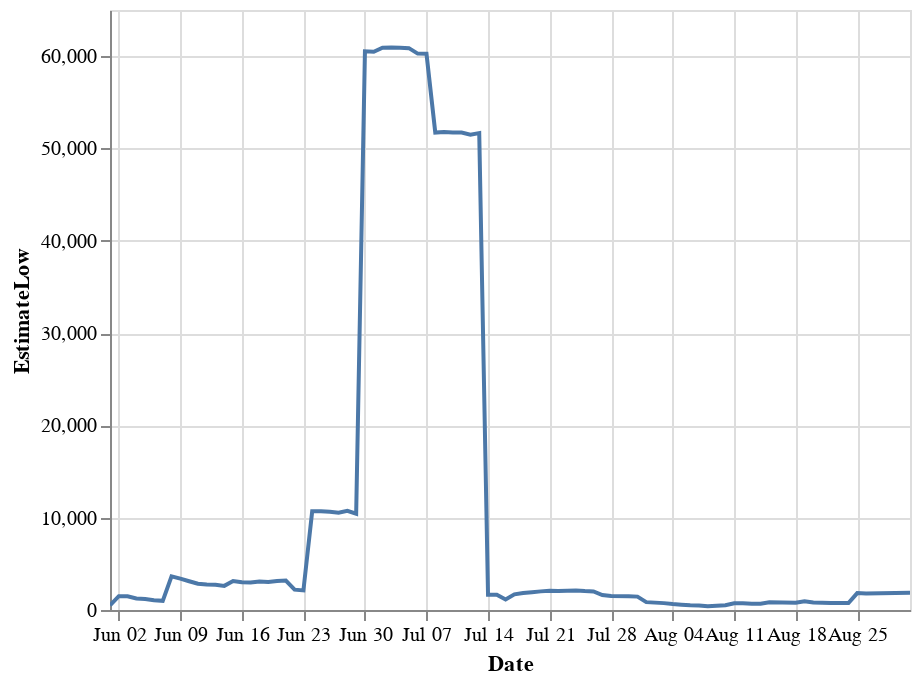

Describe this chart as a Vega-Lite specification.
### Vega-Lite specification from a JSON file in a GitHub repository (floating-point values rounded to 4 significant figures)
{"config": {"view": {"continuousWidth": 400, "continuousHeight": 300}}, "data": {"name": "data-fc2d2eb09523003633bb5bf8fb000523"}, "mark": "line", "encoding": {"tooltip": [{"type": "temporal", "field": "Date"}, {"type": "quantitative", "field": "EstimateLow"}], "x": {"type": "temporal", "field": "Date"}, "y": {"type": "quantitative", "field": "EstimateLow"}}, "selection": {"selector007": {"type": "interval", "bind": "scales", "encodings": ["x", "y"]}}, "$schema": "https://vega.github.io/schema/vega-lite/v4.8.1.json", "datasets": {"data-fc2d2eb09523003633bb5bf8fb000523": [{"Date": "2019-06-01T00:00:00", "EstimateLow": 514.0}, {"Date": "2019-06-02T00:00:00", "EstimateLow": 1500.0}, {"Date": "2019-06-03T00:00:00", "EstimateLow": 1490.0}, {"Date": "2019-06-04T00:00:00", "EstimateLow": 1244.0}, {"Date": "2019-06-05T00:00:00", "EstimateLow": 1184.0}, {"Date": "2019-06-06T00:00:00", "EstimateLow": 1057.0}, {"Date": "2019-06-07T00:00:00", "EstimateLow": 991.9}, {"Date": "2019-06-08T00:00:00", "EstimateLow": 3649.0}, {"Date": "2019-06-09T00:00:00", "EstimateLow": 3402.0}, {"Date": "2019-06-10T00:00:00", "EstimateLow": 3117.0}, {"Date": "2019-06-11T00:00:00", "EstimateLow": 2854.0}, {"Date": "2019-06-12T00:00:00", "EstimateLow": 2760.0}, {"Date": "2019-06-13T00:00:00", "EstimateLow": 2735.0}, {"Date": "2019-06-14T00:00:00", "EstimateLow": 2614.0}, {"Date": "2019-06-15T00:00:00", "EstimateLow": 3142.0}, {"Date": "2019-06-16T00:00:00", "EstimateLow": 2997.0}, {"Date": "2019-06-17T00:00:00", "EstimateLow": 2971.0}, {"Date": "2019-06-18T00:00:00", "EstimateLow": 3093.0}, {"Date": "2019-06-19T00:00:00", "EstimateLow": 3045.0}, {"Date": "2019-06-20T00:00:00", "EstimateLow": 3154.0}, {"Date": "2019-06-21T00:00:00", "EstimateLow": 3197.0}, {"Date": "2019-06-22T00:00:00", "EstimateLow": 2208.0}, {"Date": "2019-06-23T00:00:00", "EstimateLow": 2119.0}, {"Date": "2019-06-24T00:00:00", "EstimateLow": 10690.0}, {"Date": "2019-06-25T00:00:00", "EstimateLow": 10710.0}, {"Date": "2019-06-26T00:00:00", "EstimateLow": 10630.0}, {"Date": "2019-06-27T00:00:00", "EstimateLow": 10530.0}, {"Date": "2019-06-28T00:00:00", "EstimateLow": 10750.0}, {"Date": "2019-06-29T00:00:00", "EstimateLow": 10430.0}, {"Date": "2019-06-30T00:00:00", "EstimateLow": 60520.0}, {"Date": "2019-07-01T00:00:00", "EstimateLow": 60480.0}, {"Date": "2019-07-02T00:00:00", "EstimateLow": 60920.0}, {"Date": "2019-07-03T00:00:00", "EstimateLow": 60950.0}, {"Date": "2019-07-04T00:00:00", "EstimateLow": 60920.0}, {"Date": "2019-07-05T00:00:00", "EstimateLow": 60870.0}, {"Date": "2019-07-06T00:00:00", "EstimateLow": 60280.0}, {"Date": "2019-07-07T00:00:00", "EstimateLow": 60270.0}, {"Date": "2019-07-08T00:00:00", "EstimateLow": 51720.0}, {"Date": "2019-07-09T00:00:00", "EstimateLow": 51770.0}, {"Date": "2019-07-10T00:00:00", "EstimateLow": 51720.0}, {"Date": "2019-07-11T00:00:00", "EstimateLow": 51730.0}, {"Date": "2019-07-12T00:00:00", "EstimateLow": 51480.0}, {"Date": "2019-07-13T00:00:00", "EstimateLow": 51660.0}, {"Date": "2019-07-14T00:00:00", "EstimateLow": 1653.0}, {"Date": "2019-07-15T00:00:00", "EstimateLow": 1658.0}, {"Date": "2019-07-16T00:00:00", "EstimateLow": 1140.0}, {"Date": "2019-07-17T00:00:00", "EstimateLow": 1697.0}, {"Date": "2019-07-18T00:00:00", "EstimateLow": 1835.0}, {"Date": "2019-07-19T00:00:00", "EstimateLow": 1916.0}, {"Date": "2019-07-20T00:00:00", "EstimateLow": 2017.0}, {"Date": "2019-07-21T00:00:00", "EstimateLow": 2089.0}, {"Date": "2019-07-22T00:00:00", "EstimateLow": 2048.0}, {"Date": "2019-07-23T00:00:00", "EstimateLow": 2096.0}, {"Date": "2019-07-24T00:00:00", "EstimateLow": 2125.0}, {"Date": "2019-07-25T00:00:00", "EstimateLow": 2047.0}, {"Date": "2019-07-26T00:00:00", "EstimateLow": 2012.0}, {"Date": "2019-07-27T00:00:00", "EstimateLow": 1623.0}, {"Date": "2019-07-28T00:00:00", "EstimateLow": 1520.0}, {"Date": "2019-07-30T00:00:00", "EstimateLow": 1488.0}, {"Date": "2019-07-31T00:00:00", "EstimateLow": 1449.0}, {"Date": "2019-08-01T00:00:00", "EstimateLow": 850.7}, {"Date": "2019-08-03T00:00:00", "EstimateLow": 744.9}, {"Date": "2019-08-04T00:00:00", "EstimateLow": 643.6}, {"Date": "2019-08-05T00:00:00", "EstimateLow": 571.8}, {"Date": "2019-08-06T00:00:00", "EstimateLow": 501.9}, {"Date": "2019-08-07T00:00:00", "EstimateLow": 481.6}, {"Date": "2019-08-08T00:00:00", "EstimateLow": 396.0}, {"Date": "2019-08-10T00:00:00", "EstimateLow": 510.1}, {"Date": "2019-08-11T00:00:00", "EstimateLow": 725.8}, {"Date": "2019-08-12T00:00:00", "EstimateLow": 720.1}, {"Date": "2019-08-13T00:00:00", "EstimateLow": 689.9}, {"Date": "2019-08-14T00:00:00", "EstimateLow": 689.9}, {"Date": "2019-08-15T00:00:00", "EstimateLow": 831.0}, {"Date": "2019-08-18T00:00:00", "EstimateLow": 789.4}, {"Date": "2019-08-19T00:00:00", "EstimateLow": 934.9}, {"Date": "2019-08-20T00:00:00", "EstimateLow": 802.0}, {"Date": "2019-08-21T00:00:00", "EstimateLow": 791.6}, {"Date": "2019-08-22T00:00:00", "EstimateLow": 753.8}, {"Date": "2019-08-24T00:00:00", "EstimateLow": 758.1}, {"Date": "2019-08-25T00:00:00", "EstimateLow": 1830.0}, {"Date": "2019-08-26T00:00:00", "EstimateLow": 1801.0}, {"Date": "2019-08-31T00:00:00", "EstimateLow": 1877.0}]}}
